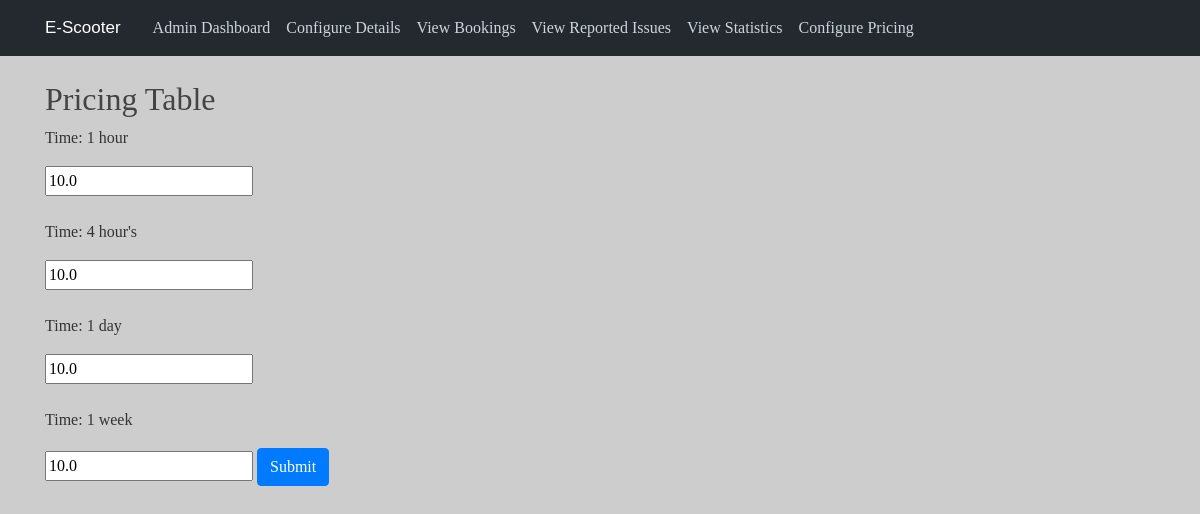
Page /admin/pricing on the committed database.
### app/models.py (models this page shows)
class Price(db.Model):
    __tablename__ = "prices"
    id = db.Column(db.Integer, primary_key=True)
    time = db.Column(db.String, nullable = False)
    price = db.Column(db.Float, nullable = False)

### app/views.py (the view, shortened to what this page needs)
@app.route("/admin/pricing", methods=["GET", "POST"])
def pricing():
    if session.get("admin") == 0:
        return redirect("/dashboard")
    else:
        form = Prices()
        if request.method == "GET":
            prices = models.Price.query.all()
            autoFillPrice1 = prices[0].price
            autoFillPrice2 = prices[1].price
            autoFillPrice3 = prices[2].price
            autoFillPrice4 = prices[3].price
            form = Prices(formdata = MultiDict([("hour_price", autoFillPrice1), ("four_hour_price", autoFillPrice2), ("day_price", autoFillPrice3),
                                                ("week_price", autoFillPrice4),]))
            return render_template("pricing.html", form = form, prices = prices)

### app/forms.py
class Prices(FlaskForm):
    hour_price = StringField("Enter a price", validators=[DataRequired(), Length(max= 60), Regexp("\d{1,3}(?:[.,]\d{3})*(?:[.,]\d{2})")])
    four_hour_price= StringField("Enter a price", validators=[DataRequired(), Length(max=60)])
    day_price = StringField("Enter a price", validators=[DataRequired(), Length(max=60)])
    week_price = StringField("Enter a price", validators=[DataRequired(), Length(max=60)])
    submit = SubmitField("Submit")

### app/templates/pricing.html (shortened to what this page needs)
{% extends "admin_base.html" %}
{% block content %}
<head>
</head>
<body>
    <h2>Pricing Table</h2>
    <form method="POST" class="form">
        <p>Time: {{prices[0].time}}</p>
        {{ form.hour_price}}
        <br> </br>
        <p>Time: {{prices[1].time}}</p>
        {{ form.four_hour_price}}
        <br> </br>
        <p>Time: {{prices[2].time}}</p>
        {{ form.day_price}}
        <br> </br>
        <p>Time: {{prices[3].time}}</p>
        {{ form.week_price}}
        {{ form.submit (class = "btn btn-primary") }}
        <br> </br>
    </form>
</body>
{% endblock content %}

### app/static/style.css (style rules this page uses)
body { background: rgba(205,205,205,1); color: #333333; margin-top: 5rem; font-family: halyard-display; }
h1, h2, h3, h4, h5, h6 { color: #444444; }

### rows in the picture
Price: time "1 hour"
Price: time "4 hour's"
Price: time "1 day"
Price: time "1 week"
